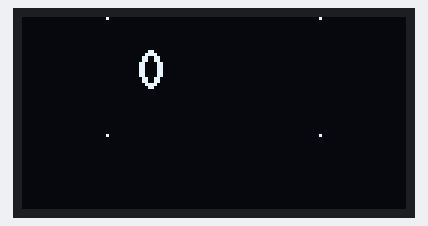
The sketch below on a simulated Arduino Uno, built with avr-gcc and run on an emulated ATmega328P. Shown: 128×64 one-colour display.

Above: at 0.1 s.
At 4.2 s:
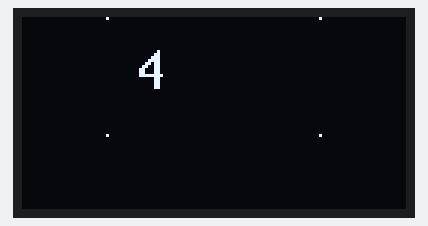
At 9.4 s:
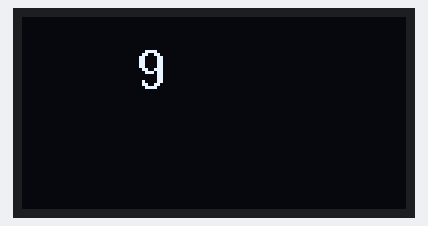
At 18.7 s:
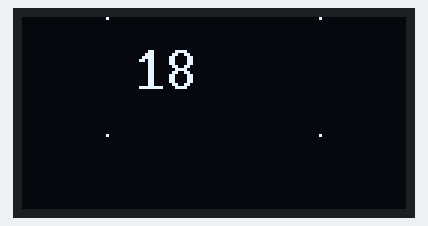
At 27.9 s:
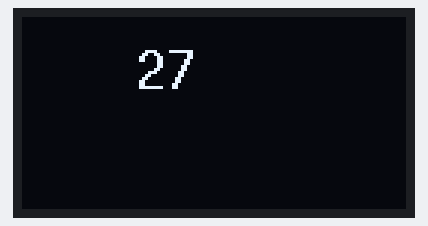
At 38.3 s:
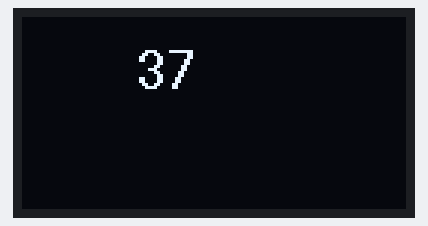

The sketch:

blink-and-count.ino
```cpp
#include <U8g2lib.h>
// Library imports
#define OLED_RESET U8X8_PIN_NONE
#define OLED_SDA 5
#define OLED_SCL 6

// Display Initialization
U8G2_SSD1306_128X64_NONAME_F_HW_I2C u8g2(U8G2_R0, OLED_RESET, OLED_SCL, OLED_SDA);

/*
Display is 72 (length) x 40 (width) pixels large
*/
// Display Settings
int flipDisplaySetting = 1;     // Set if the display should be flipped
int yOffset = 0;                // Set to 0 if flipDisplaySetting == 1, otherwise 24
int xOffset = 28;               // Seems to be good at 28 regardless of the display orientation
int counter = 0;                // Used to display runtime in seconds

// Program variables
bool blinkDisplayBool = false;  // Simple

void display_content(int counter) {
  u8g2.clearBuffer();

  // Display text
  u8g2.setFont(u8g2_font_10x20_tr);
  char buffer[21];
  snprintf(buffer, sizeof(buffer), " %d", counter);
  u8g2.drawStr(xOffset + 0, yOffset + 24, buffer);

  // Blink the corner pixels
  if(blinkDisplayBool == false) {
    // Blink Rectangle
    // u8g2.drawBox(xOffset, yOffset, 72, 40); // This is the biggest rectangle

    // Blink corner dots
    u8g2.drawBox(xOffset, yOffset, 1, 1); // Top left
    u8g2.drawBox(xOffset+71, yOffset, 1, 1); // Top right
    u8g2.drawBox(xOffset, yOffset+39, 1, 1); // Bottom left
    u8g2.drawBox(xOffset+71, yOffset+39, 1, 1); // Bottom right
    blinkDisplayBool = true;
  }
  else {
    blinkDisplayBool = false;
  }

  // Send it
  u8g2.sendBuffer();
}


void setup(void) {
  u8g2.begin();
  u8g2.setContrast(255);                // Set contrast to maximum because it's an OLED with only on/off
  u8g2.setBusClock(400000);             // 400kHz I2C
  u8g2.setFlipMode(flipDisplaySetting); // Set which orientation is up
}

void loop(void) {
  display_content(counter);
  counter++;                            // Iterate the counter
  delay(1000);
}
```

Measured:
- what the display in image 1 shows lasts 1.0 s, from 4.2 s to 5.2 s
